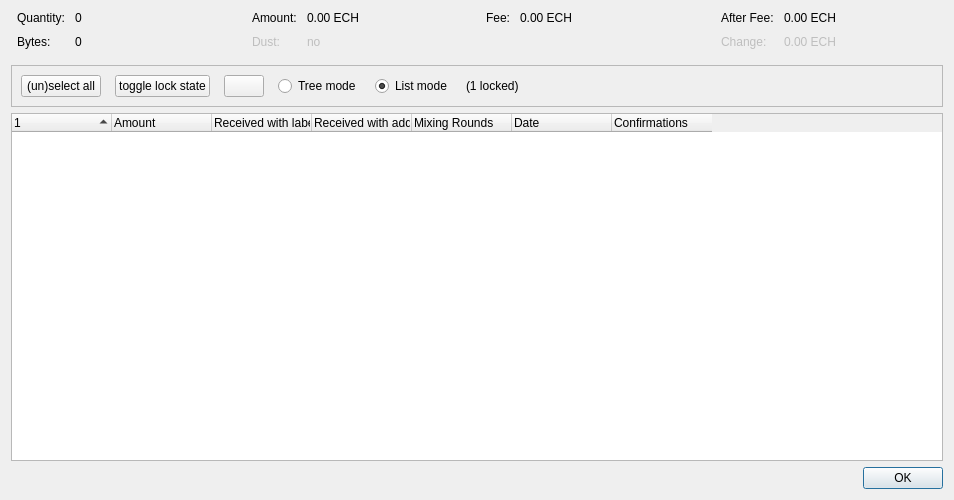
<?xml version="1.0" encoding="UTF-8"?>
<ui version="4.0">
 <class>CoinControlDialog</class>
 <widget class="QDialog" name="CoinControlDialog">
  <property name="geometry">
   <rect>
    <x>0</x>
    <y>0</y>
    <width>954</width>
    <height>500</height>
   </rect>
  </property>
  <property name="windowTitle">
   <string>Coin Selection</string>
  </property>
  <layout class="QVBoxLayout" name="verticalLayout">
   <item>
    <layout class="QHBoxLayout" name="horizontalLayoutTop" stretch="0,0,0,0">
     <property name="topMargin">
      <number>0</number>
     </property>
     <property name="bottomMargin">
      <number>10</number>
     </property>
     <item>
      <layout class="QFormLayout" name="formLayoutCoinControl1">
       <property name="horizontalSpacing">
        <number>10</number>
       </property>
       <property name="verticalSpacing">
        <number>10</number>
       </property>
       <property name="leftMargin">
        <number>6</number>
       </property>
       <property name="rightMargin">
        <number>6</number>
       </property>
       <item row="0" column="0">
        <widget class="QLabel" name="labelCoinControlQuantityText">
         <property name="text">
          <string>Quantity:</string>
         </property>
        </widget>
       </item>
       <item row="0" column="1">
        <widget class="QLabel" name="labelCoinControlQuantity">
         <property name="cursor">
          <cursorShape>IBeamCursor</cursorShape>
         </property>
         <property name="contextMenuPolicy">
          <enum>Qt::ActionsContextMenu</enum>
         </property>
         <property name="text">
          <string notr="true">0</string>
         </property>
         <property name="textInteractionFlags">
          <set>Qt::LinksAccessibleByMouse|Qt::TextSelectableByKeyboard|Qt::TextSelectableByMouse</set>
         </property>
        </widget>
       </item>
       <item row="1" column="0">
        <widget class="QLabel" name="labelCoinControlBytesText">
         <property name="text">
          <string>Bytes:</string>
         </property>
        </widget>
       </item>
       <item row="1" column="1">
        <widget class="QLabel" name="labelCoinControlBytes">
         <property name="cursor">
          <cursorShape>IBeamCursor</cursorShape>
         </property>
         <property name="contextMenuPolicy">
          <enum>Qt::ActionsContextMenu</enum>
         </property>
         <property name="text">
          <string notr="true">0</string>
         </property>
         <property name="textInteractionFlags">
          <set>Qt::LinksAccessibleByMouse|Qt::TextSelectableByKeyboard|Qt::TextSelectableByMouse</set>
         </property>
        </widget>
       </item>
      </layout>
     </item>
     <item>
      <layout class="QFormLayout" name="formLayoutCoinControl2">
       <property name="horizontalSpacing">
        <number>10</number>
       </property>
       <property name="verticalSpacing">
        <number>10</number>
       </property>
       <property name="leftMargin">
        <number>6</number>
       </property>
       <property name="rightMargin">
        <number>6</number>
       </property>
       <item row="0" column="0">
        <widget class="QLabel" name="labelCoinControlAmountText">
         <property name="text">
          <string>Amount:</string>
         </property>
        </widget>
       </item>
       <item row="0" column="1">
        <widget class="QLabel" name="labelCoinControlAmount">
         <property name="cursor">
          <cursorShape>IBeamCursor</cursorShape>
         </property>
         <property name="contextMenuPolicy">
          <enum>Qt::ActionsContextMenu</enum>
         </property>
         <property name="text">
          <string notr="true">0.00 ECH</string>
         </property>
         <property name="textInteractionFlags">
          <set>Qt::LinksAccessibleByMouse|Qt::TextSelectableByKeyboard|Qt::TextSelectableByMouse</set>
         </property>
        </widget>
       </item>
       <item row="1" column="0">
        <widget class="QLabel" name="labelCoinControlLowOutputText">
         <property name="enabled">
          <bool>false</bool>
         </property>
         <property name="text">
          <string>Dust:</string>
         </property>
        </widget>
       </item>
       <item row="1" column="1">
        <widget class="QLabel" name="labelCoinControlLowOutput">
         <property name="enabled">
          <bool>false</bool>
         </property>
         <property name="cursor">
          <cursorShape>IBeamCursor</cursorShape>
         </property>
         <property name="contextMenuPolicy">
          <enum>Qt::ActionsContextMenu</enum>
         </property>
         <property name="text">
          <string notr="true">no</string>
         </property>
         <property name="textInteractionFlags">
          <set>Qt::LinksAccessibleByMouse|Qt::TextSelectableByKeyboard|Qt::TextSelectableByMouse</set>
         </property>
        </widget>
       </item>
      </layout>
     </item>
     <item>
      <layout class="QFormLayout" name="formLayoutCoinControl3">
       <property name="horizontalSpacing">
        <number>10</number>
       </property>
       <property name="verticalSpacing">
        <number>10</number>
       </property>
       <property name="leftMargin">
        <number>6</number>
       </property>
       <property name="rightMargin">
        <number>6</number>
       </property>
       <item row="0" column="0">
        <widget class="QLabel" name="labelCoinControlFeeText">
         <property name="text">
          <string>Fee:</string>
         </property>
        </widget>
       </item>
       <item row="0" column="1">
        <widget class="QLabel" name="labelCoinControlFee">
         <property name="cursor">
          <cursorShape>IBeamCursor</cursorShape>
         </property>
         <property name="contextMenuPolicy">
          <enum>Qt::ActionsContextMenu</enum>
         </property>
         <property name="text">
          <string notr="true">0.00 ECH</string>
         </property>
         <property name="textInteractionFlags">
          <set>Qt::LinksAccessibleByMouse|Qt::TextSelectableByKeyboard|Qt::TextSelectableByMouse</set>
         </property>
        </widget>
       </item>
      </layout>
     </item>
     <item>
      <layout class="QFormLayout" name="formLayoutCoinControl4">
       <property name="horizontalSpacing">
        <number>10</number>
       </property>
       <property name="verticalSpacing">
        <number>10</number>
       </property>
       <property name="leftMargin">
        <number>6</number>
       </property>
       <property name="rightMargin">
        <number>6</number>
       </property>
       <item row="0" column="0">
        <widget class="QLabel" name="labelCoinControlAfterFeeText">
         <property name="text">
          <string>After Fee:</string>
         </property>
        </widget>
       </item>
       <item row="0" column="1">
        <widget class="QLabel" name="labelCoinControlAfterFee">
         <property name="cursor">
          <cursorShape>IBeamCursor</cursorShape>
         </property>
         <property name="contextMenuPolicy">
          <enum>Qt::ActionsContextMenu</enum>
         </property>
         <property name="text">
          <string notr="true">0.00 ECH</string>
         </property>
         <property name="textInteractionFlags">
          <set>Qt::LinksAccessibleByMouse|Qt::TextSelectableByKeyboard|Qt::TextSelectableByMouse</set>
         </property>
        </widget>
       </item>
       <item row="1" column="0">
        <widget class="QLabel" name="labelCoinControlChangeText">
         <property name="enabled">
          <bool>false</bool>
         </property>
         <property name="text">
          <string>Change:</string>
         </property>
        </widget>
       </item>
       <item row="1" column="1">
        <widget class="QLabel" name="labelCoinControlChange">
         <property name="enabled">
          <bool>false</bool>
         </property>
         <property name="cursor">
          <cursorShape>IBeamCursor</cursorShape>
         </property>
         <property name="contextMenuPolicy">
          <enum>Qt::ActionsContextMenu</enum>
         </property>
         <property name="text">
          <string notr="true">0.00 ECH</string>
         </property>
         <property name="textInteractionFlags">
          <set>Qt::LinksAccessibleByMouse|Qt::TextSelectableByKeyboard|Qt::TextSelectableByMouse</set>
         </property>
        </widget>
       </item>
      </layout>
     </item>
    </layout>
   </item>
   <item>
    <widget class="QFrame" name="frame">
     <property name="minimumSize">
      <size>
       <width>0</width>
       <height>40</height>
      </size>
     </property>
     <property name="frameShape">
      <enum>QFrame::StyledPanel</enum>
     </property>
     <property name="frameShadow">
      <enum>QFrame::Sunken</enum>
     </property>
     <layout class="QHBoxLayout" name="horizontalLayout">
      <item>
       <layout class="QHBoxLayout" name="horizontalLayoutPanel" stretch="0,0,0,0,0,0,0">
        <property name="spacing">
         <number>14</number>
        </property>
        <item>
         <widget class="QPushButton" name="pushButtonSelectAll">
          <property name="sizePolicy">
           <sizepolicy hsizetype="Maximum" vsizetype="Fixed">
            <horstretch>0</horstretch>
            <verstretch>0</verstretch>
           </sizepolicy>
          </property>
          <property name="text">
           <string>(un)select all</string>
          </property>
          <property name="autoDefault">
           <bool>false</bool>
          </property>
         </widget>
        </item>
        <item>
         <widget class="QPushButton" name="pushButtonToggleLock">
          <property name="sizePolicy">
           <sizepolicy hsizetype="Maximum" vsizetype="Fixed">
            <horstretch>0</horstretch>
            <verstretch>0</verstretch>
           </sizepolicy>
          </property>
          <property name="text">
           <string>toggle lock state</string>
          </property>
          <property name="autoDefault">
           <bool>false</bool>
          </property>
         </widget>
        </item>
        <item>
         <widget class="QPushButton" name="hideButton">
          <property name="sizePolicy">
           <sizepolicy hsizetype="Maximum" vsizetype="Fixed">
            <horstretch>0</horstretch>
            <verstretch>0</verstretch>
           </sizepolicy>
          </property>
          <property name="text">
           <string/>
          </property>
          <property name="autoDefault">
           <bool>false</bool>
          </property>
         </widget>
        </item>
        <item>
         <widget class="QRadioButton" name="radioTreeMode">
          <property name="sizePolicy">
           <sizepolicy hsizetype="Maximum" vsizetype="Fixed">
            <horstretch>0</horstretch>
            <verstretch>0</verstretch>
           </sizepolicy>
          </property>
          <property name="text">
           <string>Tree mode</string>
          </property>
         </widget>
        </item>
        <item>
         <widget class="QRadioButton" name="radioListMode">
          <property name="sizePolicy">
           <sizepolicy hsizetype="Maximum" vsizetype="Fixed">
            <horstretch>0</horstretch>
            <verstretch>0</verstretch>
           </sizepolicy>
          </property>
          <property name="text">
           <string>List mode</string>
          </property>
          <property name="checked">
           <bool>true</bool>
          </property>
         </widget>
        </item>
        <item>
         <widget class="QLabel" name="labelLocked">
          <property name="text">
           <string>(1 locked)</string>
          </property>
         </widget>
        </item>
        <item>
         <spacer name="horizontalSpacer">
          <property name="orientation">
           <enum>Qt::Horizontal</enum>
          </property>
          <property name="sizeHint" stdset="0">
           <size>
            <width>40</width>
            <height>20</height>
           </size>
          </property>
         </spacer>
        </item>
       </layout>
      </item>
     </layout>
    </widget>
   </item>
   <item>
    <widget class="CoinControlTreeWidget" name="treeWidget">
     <property name="contextMenuPolicy">
      <enum>Qt::CustomContextMenu</enum>
     </property>
     <property name="sortingEnabled">
      <bool>false</bool>
     </property>
     <property name="columnCount">
      <number>7</number>
     </property>
     <attribute name="headerShowSortIndicator" stdset="0">
      <bool>true</bool>
     </attribute>
     <attribute name="headerStretchLastSection">
      <bool>false</bool>
     </attribute>
     <column>
      <property name="text">
       <string/>
      </property>
     </column>
     <column>
      <property name="text">
       <string>Amount</string>
      </property>
     </column>
     <column>
      <property name="text">
       <string>Received with label</string>
      </property>
     </column>
     <column>
      <property name="text">
       <string>Received with address</string>
      </property>
     </column>
     <column>
      <property name="text">
       <string>Mixing Rounds</string>
      </property>
     </column>
     <column>
      <property name="text">
       <string>Date</string>
      </property>
     </column>
     <column>
      <property name="text">
       <string>Confirmations</string>
      </property>
      <property name="toolTip">
       <string>Confirmed</string>
      </property>
     </column>
    </widget>
   </item>
   <item>
    <widget class="QDialogButtonBox" name="buttonBox">
     <property name="orientation">
      <enum>Qt::Horizontal</enum>
     </property>
     <property name="standardButtons">
      <set>QDialogButtonBox::Ok</set>
     </property>
    </widget>
   </item>
  </layout>
 </widget>
 <customwidgets>
  <customwidget>
   <class>CoinControlTreeWidget</class>
   <extends>QTreeWidget</extends>
   <header>qt/coincontroltreewidget.h</header>
  </customwidget>
 </customwidgets>
 <resources/>
 <connections/>
</ui>
